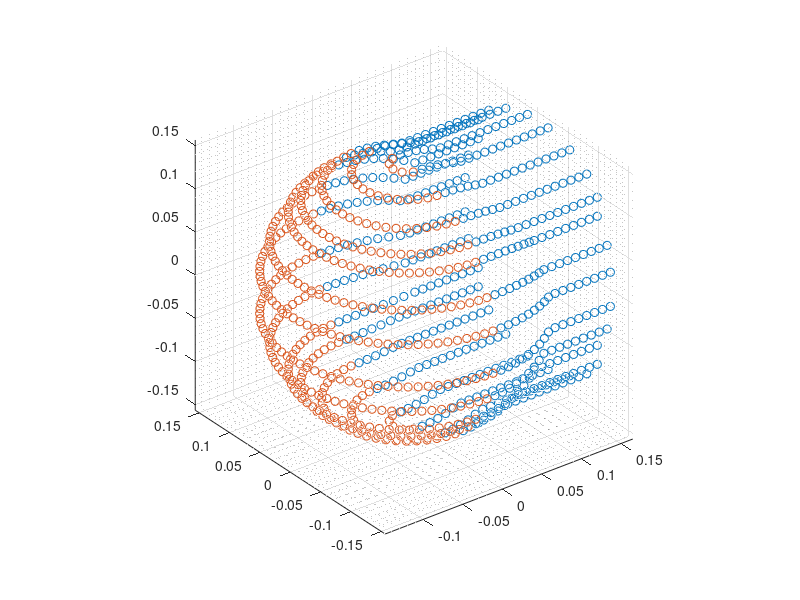
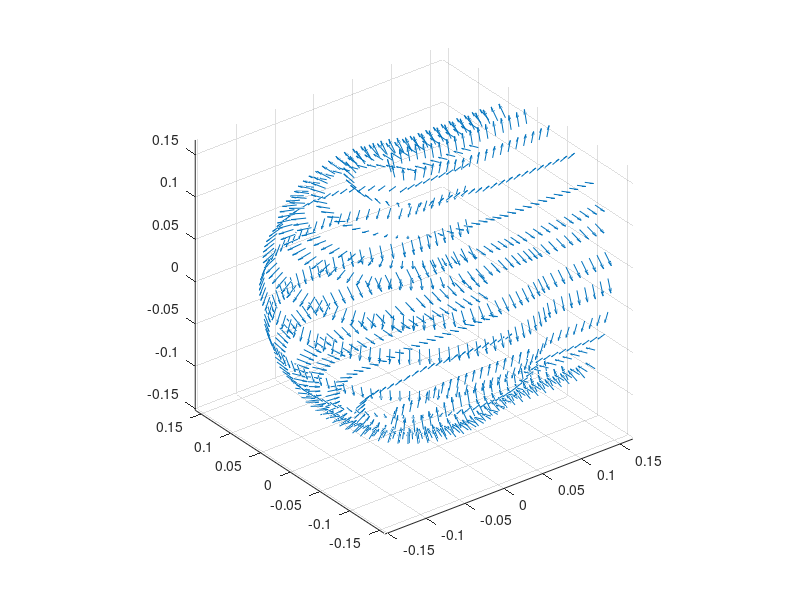

The MATLAB script that drew these images, in order: (Note: this script raises an error after producing the figures.)
%% define dimensions, points, etc;

sp_bk = 0.01;   % 1cm spacing between shim locations
Xc_max = 0.170;  % cylinder goes to 170mm along x

Rsph = 0.15;     % spherical design surface for shims has R=15cm

%% cylinder section

yc1d = 0.001* [  -16.99,  -52.63,  -80.71,  -98.05,  -98.05, -114.23, -119.62, ...
                -119.62, -114.23,  -98.05,  -98.05,  -80.71,  -52.63,  -16.99, ...
                  16.99,   52.63,   80.71,   98.05,   98.05,  114.23,  119.62, ...
                 119.62,  114.23,   98.05,   98.05,   80.71,   52.63,   16.99 ];
             
zc1d = 0.001* [  139.96,  130.79,  115.60,   96.71,   74.71,   48.44,   19.78, ...
                 -19.78,  -48.44,  -74.71,  -96.71, -115.60, -130.79, -139.96, ...
                -139.96, -130.79, -115.60,  -96.71,  -74.71,  -48.44,  -19.78, ...
                  19.78,   48.44,   74.71,   96.71,  115.60,  130.79,  139.96 ];
              
Nc_yz = numel(yc1d);
              
tc1d = atan2( yc1d, zc1d );
rc1d_yz = sqrt( yc1d.^2 + zc1d.^2 );
              
Nxc = floor( Xc_max / sp_bk );
sp_xc = Xc_max / Nxc;
xc1d = (Xc_max-sp_xc/2):(-1*sp_xc):0;

[ xc2d, yc2d ] = ndgrid( xc1d(:), yc1d(:) );
[ xc2d, zc2d ] = ndgrid( xc1d(:), zc1d(:) );
[ xc2d, tc2d ] = ndgrid( xc1d(:), tc1d(:) );

rc2d_yz = sqrt( yc2d.^2 + zc2d.^2 );
rc2d_xyz = sqrt( yc2d.^2 + zc2d.^2 + xc2d.^2 );

mask_sph = rc2d_xyz<Rsph;

rc2d_yz( mask_sph ) = sqrt( Rsph^2 - xc2d( mask_sph ).^2);
yc2d( mask_sph ) = rc2d_yz( mask_sph ) .* sin( tc2d( mask_sph ));
zc2d( mask_sph ) = rc2d_yz( mask_sph ) .* cos( tc2d( mask_sph ));

figure(11); hold off; plot3( xc2d(:), yc2d(:), zc2d(:), 'o'); grid on; grid minor; axis equal

%%% normalized Halbach magnetization vector

mxc2d = zeros(size(xc2d));
myc2d = sin(2*tc2d);
mzc2d = cos(2*tc2d);

%% sphere section
% use:
%   - tc1d
%   - Rsph
%   - phi = [-pi/2, pi/2]
ts1d = tc1d(1:Nc_yz/2);
rs1d_xy = abs(sin(ts1d))*Rsph;
Nc_p_all = floor( pi*rs1d_xy / sp_bk );

ts_all = zeros(sum(Nc_p_all(:)), 1);
ps_all = zeros(sum(Nc_p_all(:)), 1);

itmp = 1;
for irr = 1:Nc_yz/2
    Ntmp = Nc_p_all(irr);
    ts_all( itmp:(Ntmp+itmp-1) ) = ts1d(irr);
    delp = pi/Ntmp;
    ptmp_all = (-pi/2+delp/2):(delp):(pi/2);
    ps_all( itmp:(Ntmp+itmp-1) ) = ptmp_all;
    zs_all( itmp:(Ntmp+itmp-1) ) = Rsph*cos(ts1d(irr));
    itmp = itmp+Ntmp;
end

xs_all =  1*cos(ps_all).*sin(ts_all)*Rsph;
ys_all =  1*sin(ps_all).*sin(ts_all)*Rsph;

figure(11); hold on; plot3( xs_all(:), ys_all(:), zs_all(:), 'o');

%%% normalized Halbach magnetization vector

mxs2d = sin(2*ts_all).*cos(ps_all);
mys2d = sin(2*ts_all).*sin(ps_all);
mzs2d = cos(2*ts_all);


% pp_ba = cat(1, pc_all(:), ps_all(:));
% tt_ba = cat(1, tc_all(:), ts_all(:));
% ss_ba = zeros(size(pp_ba));

%% unite coordinates

xx_a = cat(1, xc2d(:), xs_all(:));
yy_a = cat(1, yc2d(:), ys_all(:));
zz_a = cat(1, zc2d(:), zs_all(:));

Nmag = numel(xx_a);

%% create initial guess halbach magnetization vectors (normalized)

mx_ba = cat(1, mxc2d(:), mxs2d(:));
my_ba = cat(1, myc2d(:), mys2d(:));
mz_ba = cat(1, mzc2d(:), mzs2d(:));

figure(12); quiver3( xx_a, yy_a, zz_a, mx_ba, my_ba, mz_ba ); axis equal

%% get target ROI information

%%% Use magnet geometry information from original magnet array design
fn_ROI = '../../ExampleScripts/HeadOptimizedMagnetArray/precomp/MagROI_190528_v01.mat';

load( fn_ROI, 'x3tar','y3tar','z3tar','ROImsk_or','ROImsk_or_vol');
ROImsk_or = ROImsk_or | flip(ROImsk_or,2);
ROImsk_or_vol = ROImsk_or_vol | flip(ROImsk_or_vol,2);

dispimgs(double(ROImsk_or),'gray','sag');
Ntar = sum(ROImsk_or(:));   
Ntar_vol = sum(ROImsk_or_vol(:));

% save('precomp/ShimROI_200110_v01.mat','xx_a','yy_a','zz_a','x3tar','y3tar','z3tar','ROImsk_or','ROImsk_or_vol','mx_ba','my_ba','mz_ba','Nmag','Ntar','Ntar_vol','tt_ba','pp_ba','ss_ba');
save('./precomp/ShimROI_200110_v01.mat','xx_a','yy_a','zz_a','x3tar','y3tar','z3tar','ROImsk_or','ROImsk_or_vol','mx_ba','my_ba','mz_ba','Nmag','Ntar','Ntar_vol');